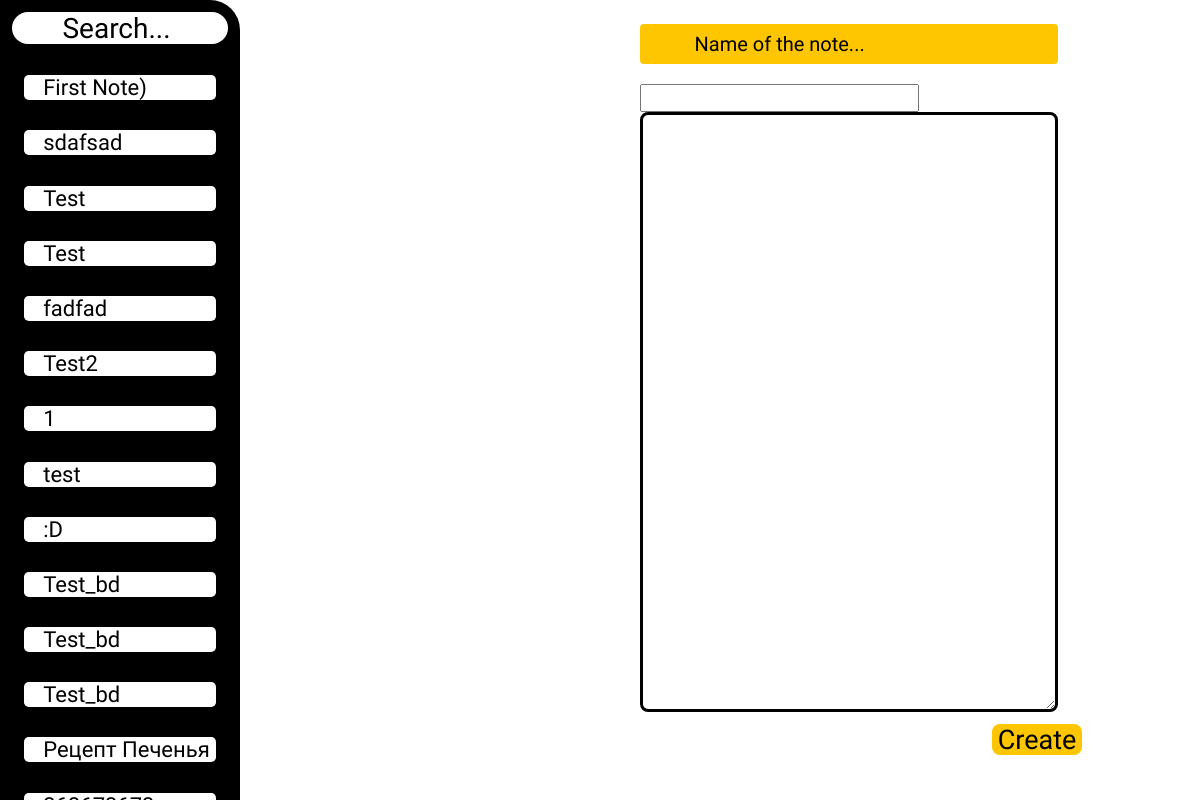
Before: / with the older database file.
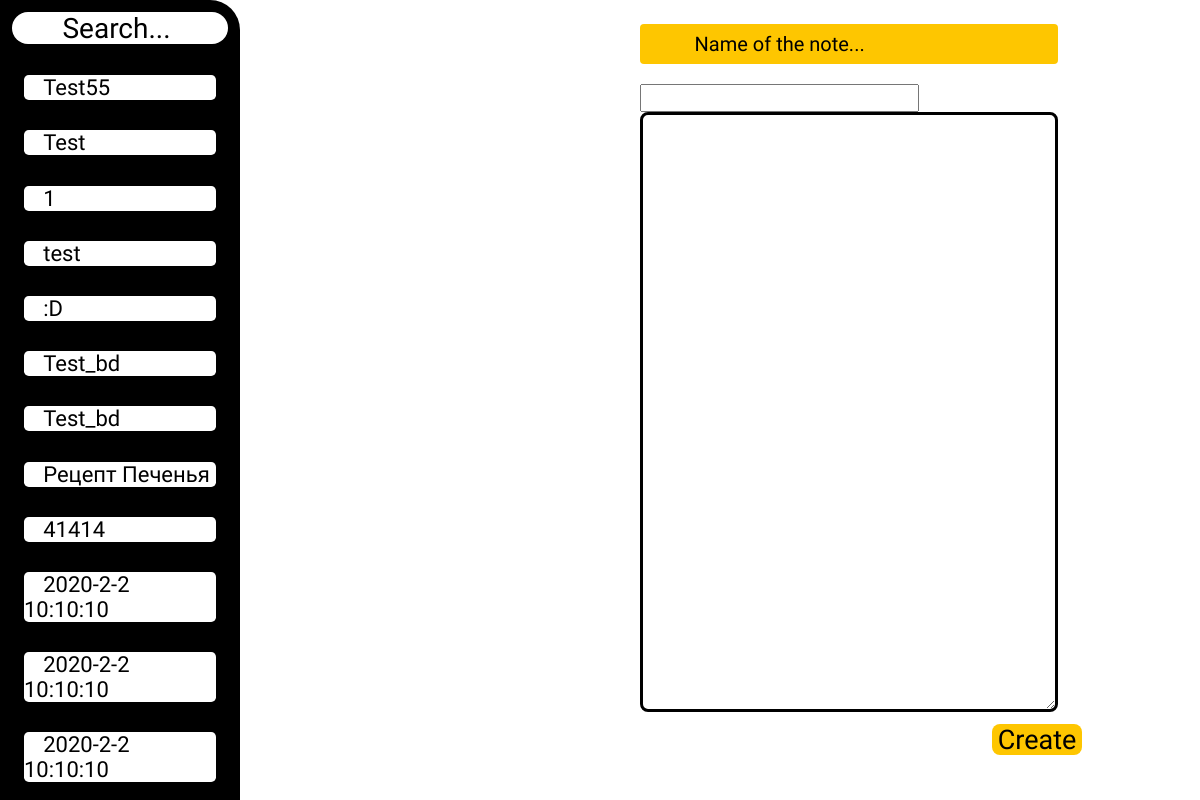
After: the same page with the newer database file.
### note/models.py (models this page shows, shortened)
class Note(models.Model):
    note_title = models.CharField(max_length=30)
    pub_date = models.DateTimeField('date create')
    note_text = models.CharField(max_length=3000)

### note/views.py (the view)
# urls.py: path('', views.index, name='index'),
def index(request):
    n_list = Note.objects.all()
    if request.method == 'POST':
        form = Note_form(request.POST)
        if form.is_valid():
            form.save()
    form = Note_form()
    data = {
        'form': form,
        'n_list': n_list
    }
    return render(request, 'note/index.html', data)

### note/forms.py
class Note_form(ModelForm):
    class Meta:
        model = Note
        fields = ['note_title', 'note_text', 'pub_date']
        widgets ={
            "note_title": TextInput(attrs={
                'class': 'n_input',
                'placeholder': '           Name of the note...',
                'style': 'margin-bottom: 20px',
            }),
            "note_text": Textarea(attrs={
                'class': 'n_text',
            }),
            'pub_date': DateTimeInput(attrs={
                'class': 'data'
            })
        }

### mysite/templates/note/index.html (shortened to what this page needs)
{% extends 'base.html' %}
{% block content %}
    <div class="note_list">
        <input class="search" name="Search" placeholder="Search... ">
        {% for n in n_list %}
            <div class="el_list">
                <p><a href="{% url 'notes:note' n.id %}" class="l_title">{{n.note_title}}</a></p>
            </div>
        <br>
       {% endfor %}
    </div>
    <div class="create">
      <form method="post" class="note_create">
        {{form.note_title}}<br>
        {{form.pub_date}}<br>
        {{form.note_text}}<br>
        <button class="btn" type="submit">Create</button>
      </form>
    </div>
{% endblock %}

Changed rows visible on the page:
removed Note: note_title "First Note)"
removed Note: note_title "sdafsad"
removed Note: note_title "fadfad"
removed Note: note_title "Test2"
removed Note: note_title "Test_bd"
changed Note: note_title "Test" → "Test55"
now on this page (row edited): Note: note_title "41414"
now on this page (row unchanged): Note: note_title "2020-2-2 10:10:10"
now on this page (row unchanged): Note: note_title "2020-2-2 10:10:10"
now on this page (row unchanged): Note: note_title "2020-2-2 10:10:10"
